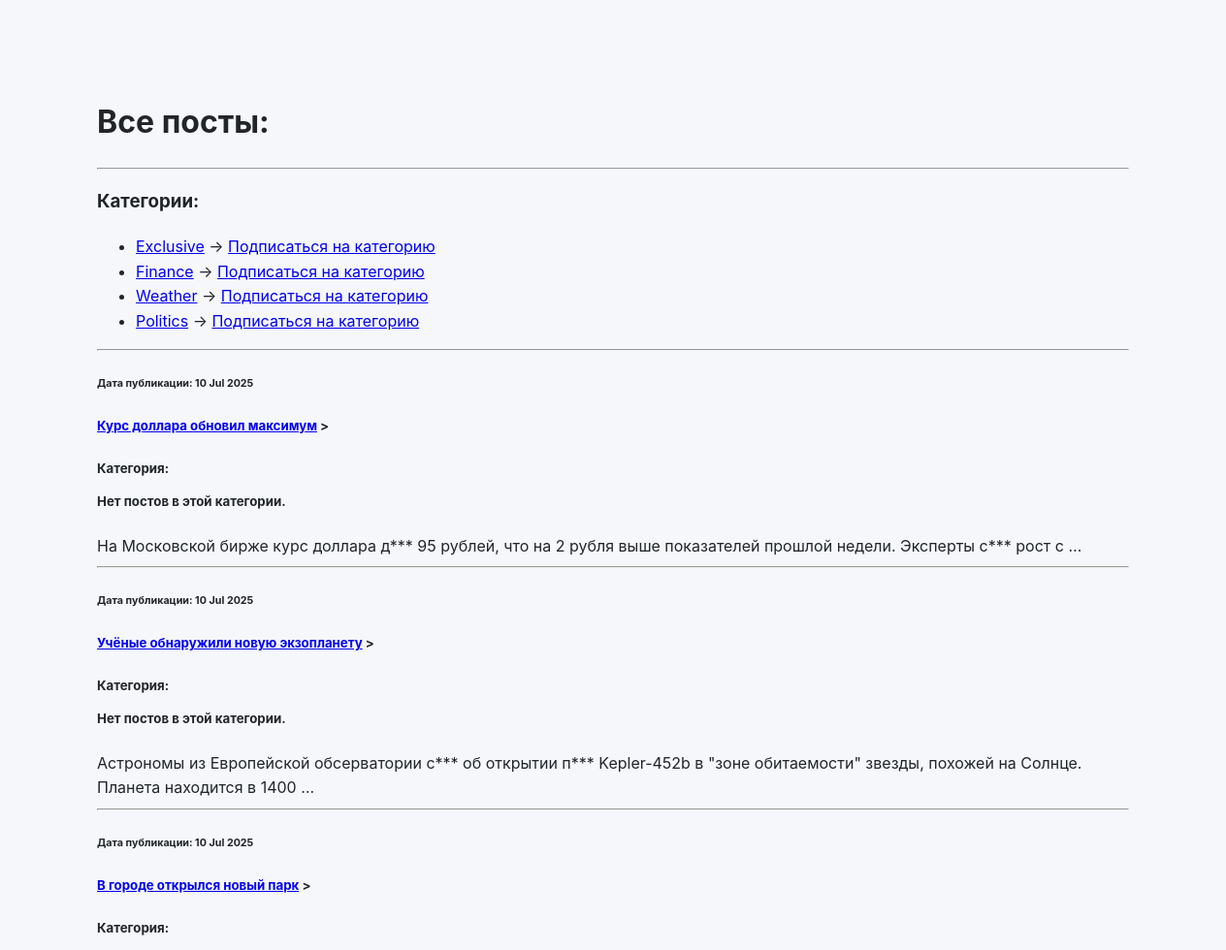
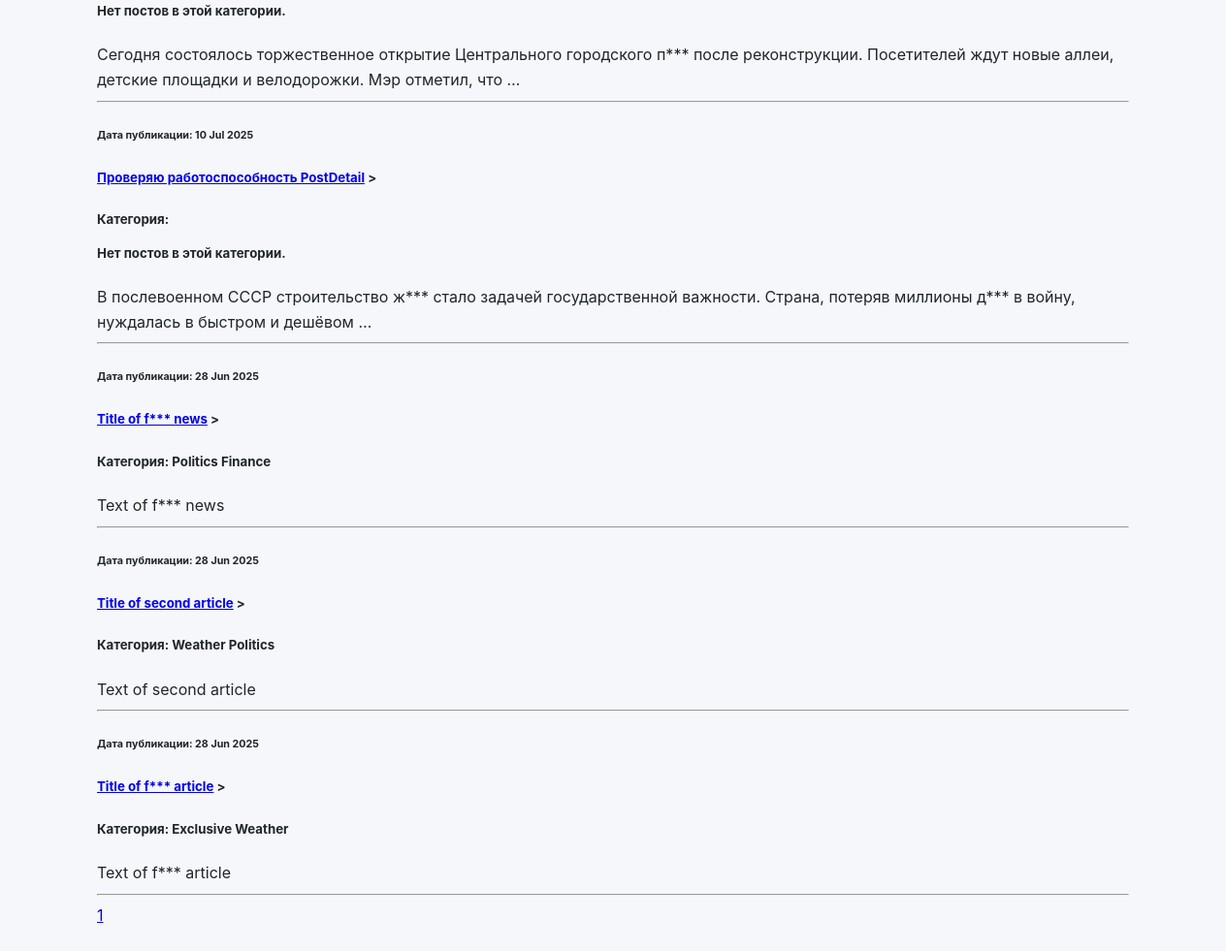
The app's page /postlist/, older data (2 pictures, top to bottom).
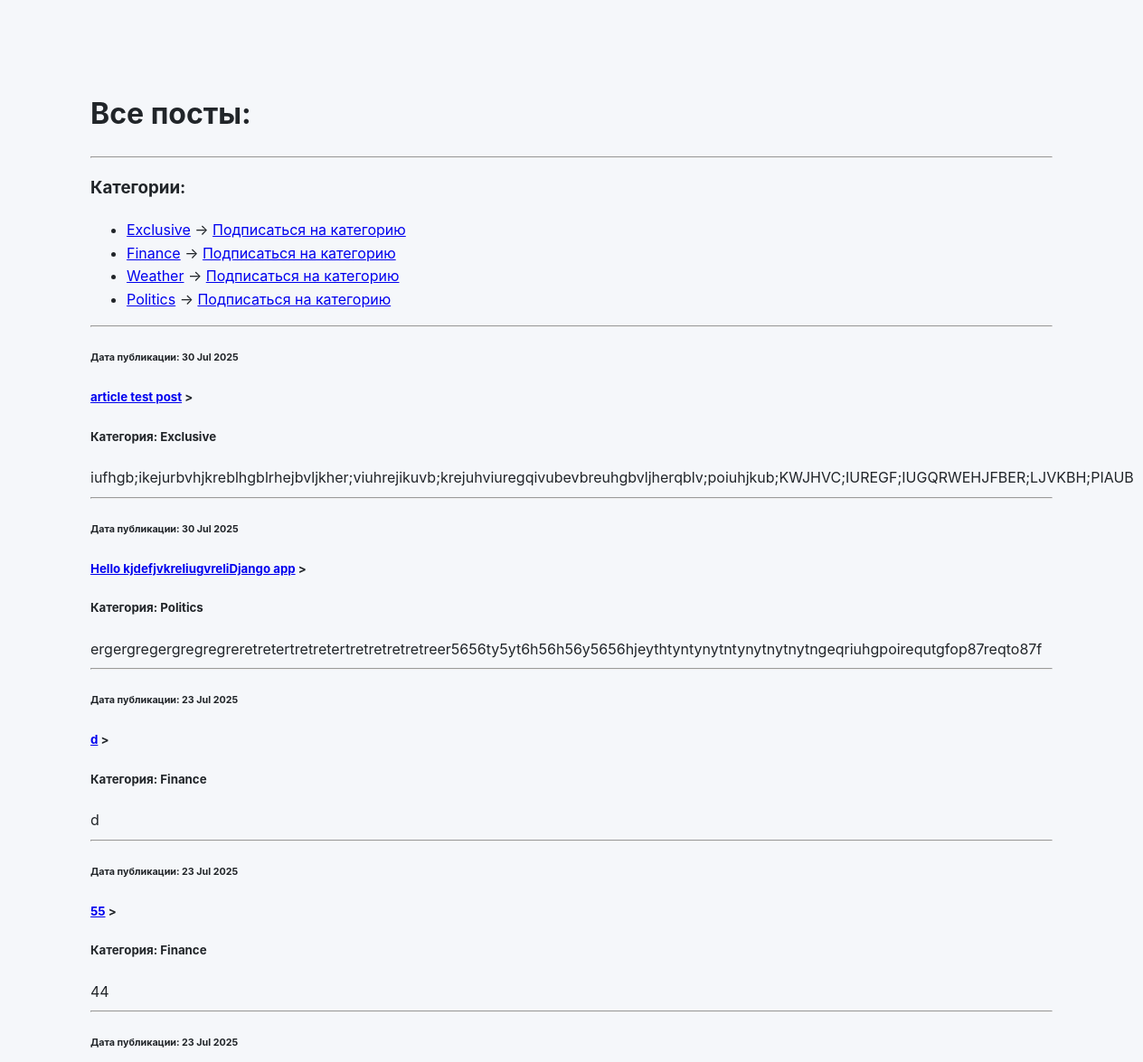
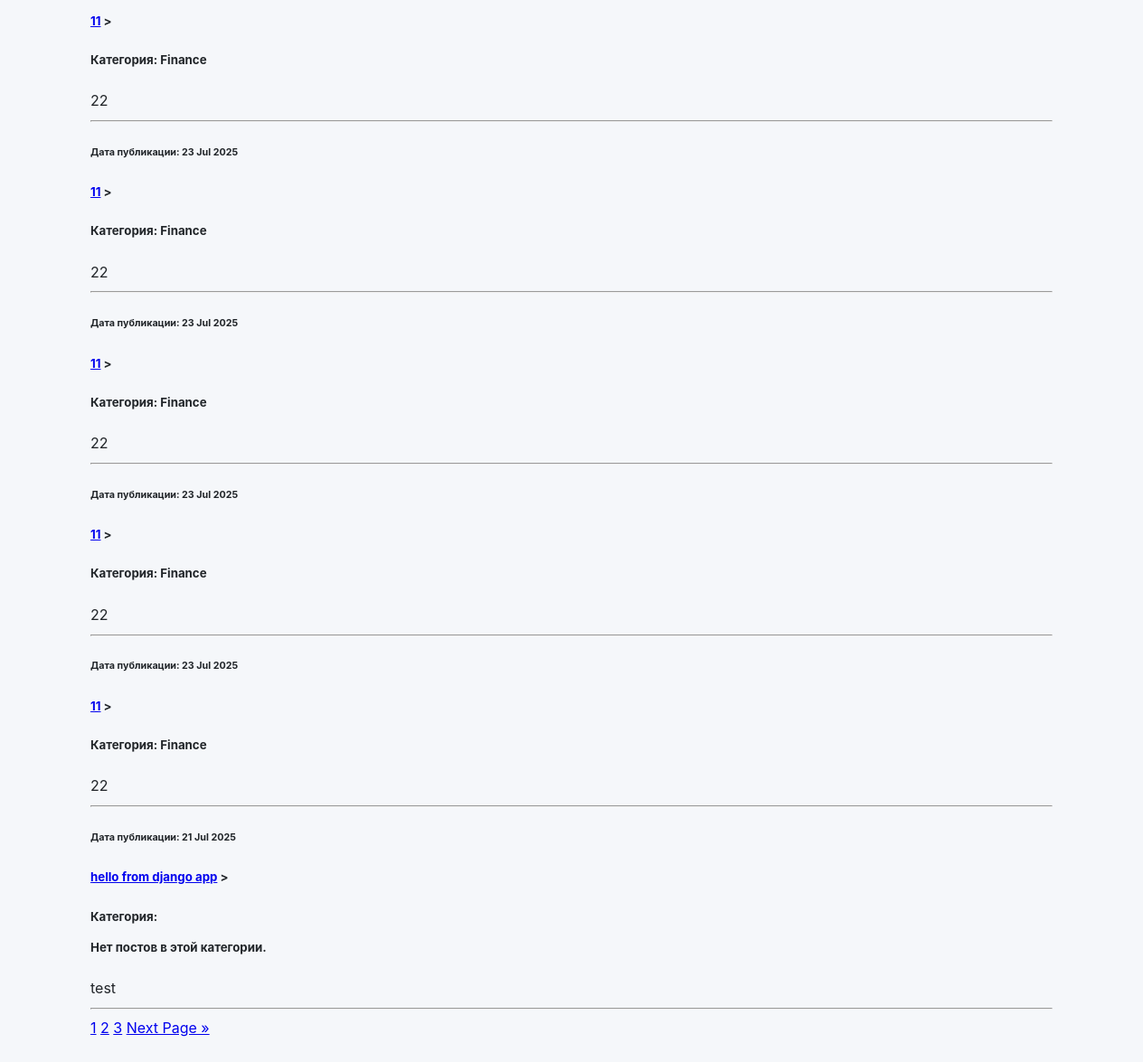
The same page, newer data (2 pictures, top to bottom).
### portal/models.py (models this page shows, shortened)
class Category (models.Model):
    name = models.CharField(max_length=100, unique=True)
    subscribers = models.ManyToManyField(User, null=True, blank=True)

class Post (models.Model):
    author = models.ForeignKey(Author, on_delete=models.CASCADE)
    type = models.CharField(choices=POST_TYPE)
    time_in = models.DateTimeField(auto_now_add=True)
    categoryes = models.ManyToManyField(Category, through='PostCategory')
    title = models.CharField(max_length=255)
    text = models.TextField()
    rating = models.IntegerField(default=0)

### portal/views.py (the view)
# urls.py: path('postlist/', PostList.as_view(), name='post_list'),
class PostList(ListView):
    template_name = 'postlist.html'
    context_object_name = 'postlist'
    paginate_by = 10
    def get_context_data(self, **kwargs):
        context = super().get_context_data(**kwargs)
        context['categories'] = Category.objects.all()
        context['current_category'] = self.kwargs.get('category_name')
        return context
    def get_queryset(self, **kwargs):
        category_name = self.kwargs.get('category_name')
        queryset = Post.objects.all()
        if category_name:
            queryset = Post.objects.filter(categoryes__name__iexact=category_name)
        return queryset.order_by('-time_in')

### portal/templatetags/custom_filters.py (called while the page is built)
@register.filter()
def censor(value):
    if not isinstance(value, str):
        raise TypeError('Ожидается строка.')
    else:
        words = value.split()
        censored_words = []
        for word in words:
            if word in CENSOR_LIST:
                censored_word = f'{word[0]}***'
                censored_words.append(censored_word)
            else:
                censored_words.append(word)
    return ' '.join(censored_words)

### templates/postlist.html (shortened to what this page needs)
{% extends 'flatpages/default.html' %}
{% load custom_filters %}
{% block content %}
<h1>Все посты:</h1>
<hr>
<h3>Категории: </h3>
<ul>
    {% for category in categories %}
    <li><a href="{{ category.name | lower }}">{{ category.name }}</a> ->
        {% if request.user not in category.subscribers.all %}
            <a href="subscribe_category/{{ category.name }}">Подписаться на категорию</a></li>
        {% endif %}
    {% endfor %}
</ul>
<hr>
{% if postlist %}
    {% for post in postlist %}
        <div>
            <h6>Дата публикации: {{ post.time_in | date:'d M Y' }}</h6>
            <h5><a href="{{ post.id }}">{{ post.title | censor }}</a> ></h5>
            <h5>Категория:
                {% for category in post.categoryes.all %}
                    {{ category.name }}
                {% empty %}
                    <p>Нет постов в этой категории.</p>
                {% endfor %}
            </h5>
            <span>{{ post.text | truncatewords:20 | censor }}</span>
        </div>
        <hr>
    {% endfor %}
{% endif %}
{% for num in page_obj.paginator.page_range %}
  {% if page_obj.number == num %}
    <a href="?page={{ num }}">{{ num }}</a>
  {% elif num > page_obj.number|add:'-3' and num < page_obj.number|add:'3' %}
    <a href="?page={{ num }}">{{ num }}</a>
  {% endif %}
{% endfor %}
{% if page_obj.has_next %}
  <a href="?page={{ page_obj.next_page_number }}">Next Page »</a>
{% endif %}
{% endblock %}

Row changes from the older to the newer data that the page shows:
no longer on this page (row unchanged): Post: time_in "10 Jul 2025", title|censor "Курс доллара обновил максимум", text|censor "На Московской бирже курс доллара д*** 95 рублей, что на 2 рубля выше показателей прошлой недели. Эксперты с*** рост с …"
no longer on this page (row unchanged): Post: time_in "10 Jul 2025", title|censor "Учёные обнаружили новую экзопланету", text|censor "Астрономы из Европейской обсерватории с*** об открытии п*** Kepler-452b в \"зоне обитаемости\" звезды, похожей на Солнце. Планета находится в 1400 …"
no longer on this page (row unchanged): Post: time_in "10 Jul 2025", title|censor "В городе открылся новый парк", text|censor "Сегодня состоялось торжественное открытие Центрального городского п*** после реконструкции. Посетителей ждут новые аллеи, детские площадки и велодорожки. Мэр отметил, что …"
no longer on this page (row unchanged): Post: time_in "10 Jul 2025", title|censor "Проверяю работоспособность PostDetail", text|censor "В послевоенном СССР строительство ж*** стало задачей государственной важности. Страна, потеряв миллионы д*** в войну, нуждалась в быстром и дешёвом …"
no longer on this page (row unchanged): Post: time_in "28 Jun 2025", title|censor "Title of f*** news", text|censor "Text of f*** news", Category (name "Politics"), Category (name "Finance")
no longer on this page (row unchanged): Post: time_in "28 Jun 2025", title|censor "Title of second article", text|censor "Text of second article", Category (name "Weather"), Category (name "Politics")
no longer on this page (row unchanged): Post: time_in "28 Jun 2025", title|censor "Title of f*** article", text|censor "Text of f*** article", Category (name "Exclusive"), Category (name "Weather")
added Post: time_in "30 Jul 2025", title|censor "article test post", text|censor "iufhgb;ikejurbvhjkreblhgblrhejbvljkher;viuhrejikuvb;krejuhviuregqivubevbreuhgbvljherqblv;poiuhjkub;KWJHVC;IUREGF;IUGQRWEHJFBER;LJVKBH;PIAUB", Category (name "Exclusive")
added Post: time_in "30 Jul 2025", title|censor "Hello kjdefjvkreliugvreliDjango app", text|censor "ergergregergregregreretretertretretertretretretretreer5656ty5yt6h56h56y5656hjeythtyntynytntynytnytnytngeqriuhgpoirequtgfop87reqto87f", Category (name "Politics")
added Post: time_in "23 Jul 2025", title|censor "d", text|censor "d", Category (name "Finance")
added Post: time_in "23 Jul 2025", title|censor "55", text|censor "44", Category (name "Finance")
added Post: time_in "23 Jul 2025", title|censor "11", text|censor "22", Category (name "Finance")
added Post: time_in "23 Jul 2025", title|censor "11", text|censor "22", Category (name "Finance")
added Post: time_in "23 Jul 2025", title|censor "11", text|censor "22", Category (name "Finance")
added Post: time_in "23 Jul 2025", title|censor "11", text|censor "22", Category (name "Finance")
added Post: time_in "23 Jul 2025", title|censor "11", text|censor "22", Category (name "Finance")
added Post: time_in "21 Jul 2025", title|censor "hello from django app", text|censor "test"
Text that changed along with them:
new list line: "2"
new list line: "3"
text now shown: "Next Page »"
